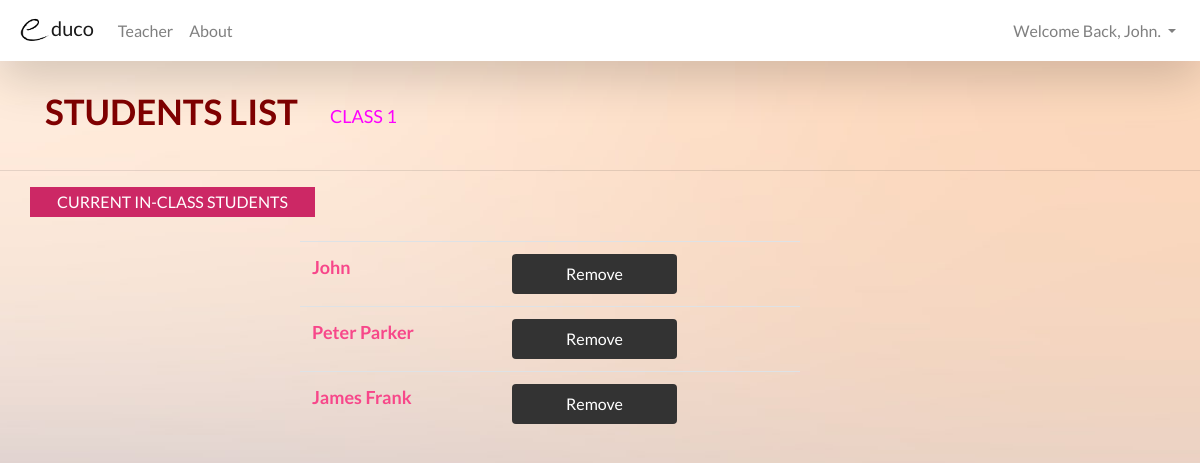
The page /website/teacher/manage_students.php (signed in) on the database its author committed.
### tables this page shows
CREATE TABLE IF NOT EXISTS `student_class` (
  `C_ID` int(10) NOT NULL,
  `S_ID` int(10) NOT NULL,
  `S_Name` varchar(50) NOT NULL,
  PRIMARY KEY (`C_ID`,`S_ID`)
);

### website/teacher/manage_students.php (the view, shortened to what this page needs)
<!DOCTYPE html>
<html>
<head>
<?php include($_SERVER["DOCUMENT_ROOT"].'/template/header.php'); ?>
</head>
<body>
<?php include($_SERVER["DOCUMENT_ROOT"].'/template/teachernavbar.php'); ?>
<br/>
<div class="container">
  <div class="row">
    <div class="col-sm-3">
      <p class="text-center" style="font-size: 35px; color: maroon; float: left; font-weight: bold;">
      STUDENTS LIST
      </p>
    </div>
    <div class="col-sm-8">
      <p class="text-center" style="font-size: 18px; color: fuchsia; padding-top: 18px; float: left;">
      CLASS 1
      </p>
    </div>
  </div>
</div>
<hr/>
  <div class="container">
  <div class="row">
    <div class="col-sm-3" style="background-color: #CC2865; color: white; text-align: center; padding-top: 3px; height: 30px;">
      <p>CURRENT IN-CLASS STUDENTS</p>
    </div>
  </div>
</div>
<br/>
<table class="table table-hover" style="margin-left: 25%; max-width: 500px;">
  <tbody style="color: #F7478A; font-size: 18px; font-weight: bold;">
<?php
  $conn = mysqli_connect('localhost','root','','educo');
  $sql = "SELECT S_Name FROM student_class";
  $result = mysqli_query($conn, $sql);
  while($row = mysqli_fetch_array($result))
  {
    echo "<tr>";
    echo "<td>" . $row['S_Name'] . "</td>";
    echo "<td>";
    echo "<button class= btn btn-primary style='width: 165px; height: 40px; color: white; background-color: #333333; type='submit'>Remove</button></td>";
    echo "</tr>";
    }
    echo "</table>";
?>
  </tbody> <br/>
</body>
</html>

### template/header.php (style rules this page uses)
body { font-family: 'Lato' !important; background-color: #FAFAFA !important; }

### website/teacher/manage_students.php (style rules this page uses)
body { background-image: url("/Pictures/6.jpg"); background-repeat: no-repeat; background-size: 100%; }

### rows shown on the page
student_class: S_Name "John"
student_class: S_Name "Peter Parker"
student_class: S_Name "James Frank"

### other values the page prints
$_SESSION['user'] "John"
